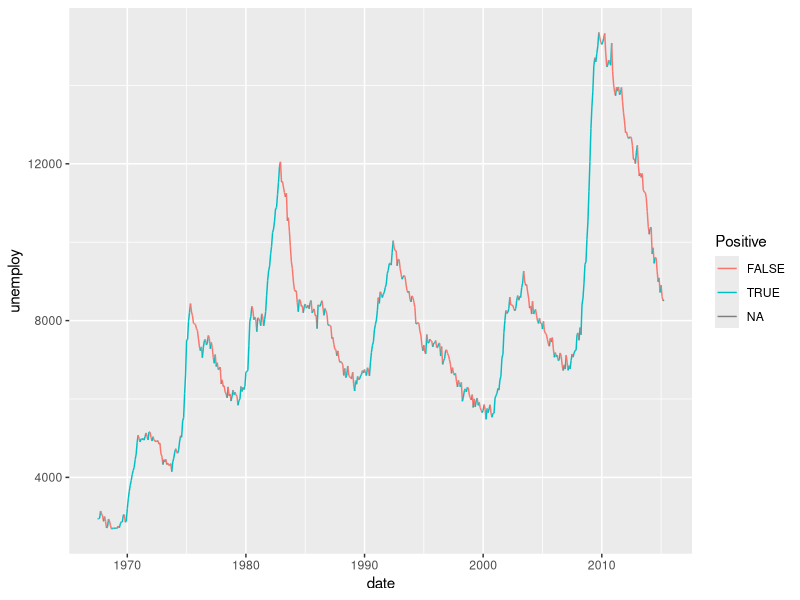
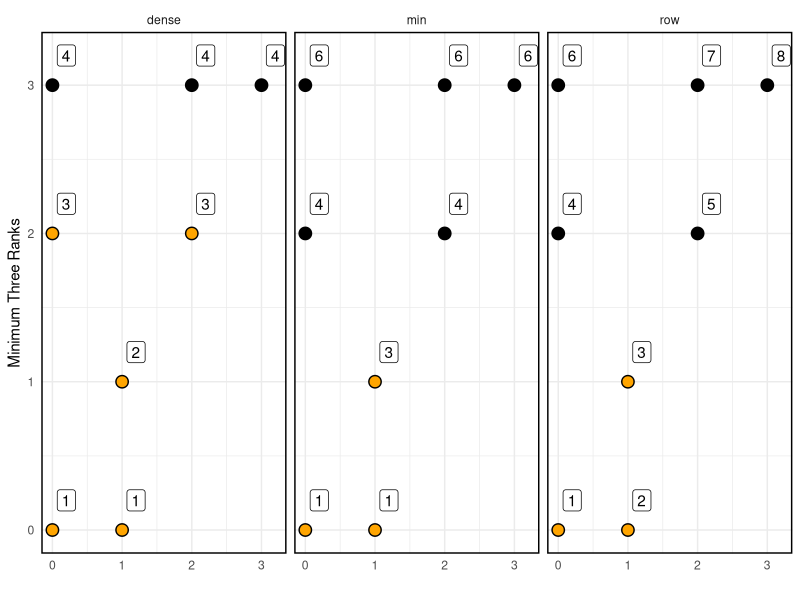

Here is the R script that generated these plots, in order:
## ---- chunk 1
library(tidyverse)
library(ggrepel)
## ---- chunk 2
## NOTE: No need to edit this; just an example
v <- c(1, 2, 3, 4, 5)
lead(v)
lag(v)
## ---- chunk 3
## NOTE: No need to edit this; just an example
x <- seq(-1, +1, length.out = 6)
f <- x ^ 2

## Forward finite difference
df_dx <- (lead(f) - f) / (lead(x) - x)
df_dx
## ---- chunk 4
## TASK: Modify the following code to color each segment based on whether the
##       trend is increasing or decreasing in time
economics %>%
  mutate(
    delta = lead(unemploy, order_by = date) - unemploy,
    Positive = delta > 0
  ) %>%
  
  ggplot(aes(date, unemploy, color = Positive)) +
  geom_segment(aes(
    xend = lead(date, order_by = date),
    yend = lead(unemploy, order_by = date)
  ))
## ---- chunk 5
## NOTE: No need to edit this; just an example
v <- c(1, 1, 2, 3, 5)
row_number(v)
min_rank(v)
dense_rank(v)
## ---- chunk 6
## NOTE: No need to edit this; just an example
v <- c(1, 1, 2, 3, 5)
desc(v)
row_number(desc(v))
min_rank(desc(v))
dense_rank(-v)
## ---- chunk 7
## NOTE: No need to edit this; just an example
set.seed(101)
tribble(
  ~x, ~y,
  0,  0,
  1,  0,
  1,  1,
  0,  2,
  2,  2,
  0,  3,
  2,  3,
  3,  3
) %>%
  mutate(
    rk_row = row_number(y),
    rk_min = min_rank(y),
    rk_dense = dense_rank(y)
  ) %>%
  pivot_longer(
    names_to = "fcn",
    names_prefix = "rk_",
    values_to = "rk",
    cols = c(-x, -y)
  ) %>%

  ggplot(aes(x, y)) +
  geom_point(size = 4) +
  geom_point(
    data = . %>% filter(rk <= 3),
    size = 3,
    color = "orange"
  ) +
  geom_label(aes(label = rk), nudge_x = 0.2, nudge_y = 0.2) +

  facet_wrap(~fcn) +
  theme_minimal() +
  theme(panel.border = element_rect(color = "black", fill = NA, size = 1)) +
  labs(
    x = "",
    y = "Minimum Three Ranks"
  )
## ---- chunk 8
## TASK: Use a rank function to filter the `mpg` data
q2 <- mpg %>%
  filter(dense_rank(desc(hwy)) <= 3)
q2
## ---- chunk 9
## NOTE: No need to change this
assertthat::assert_that(dim(q2)[1] == 4)
print("Nice!")
